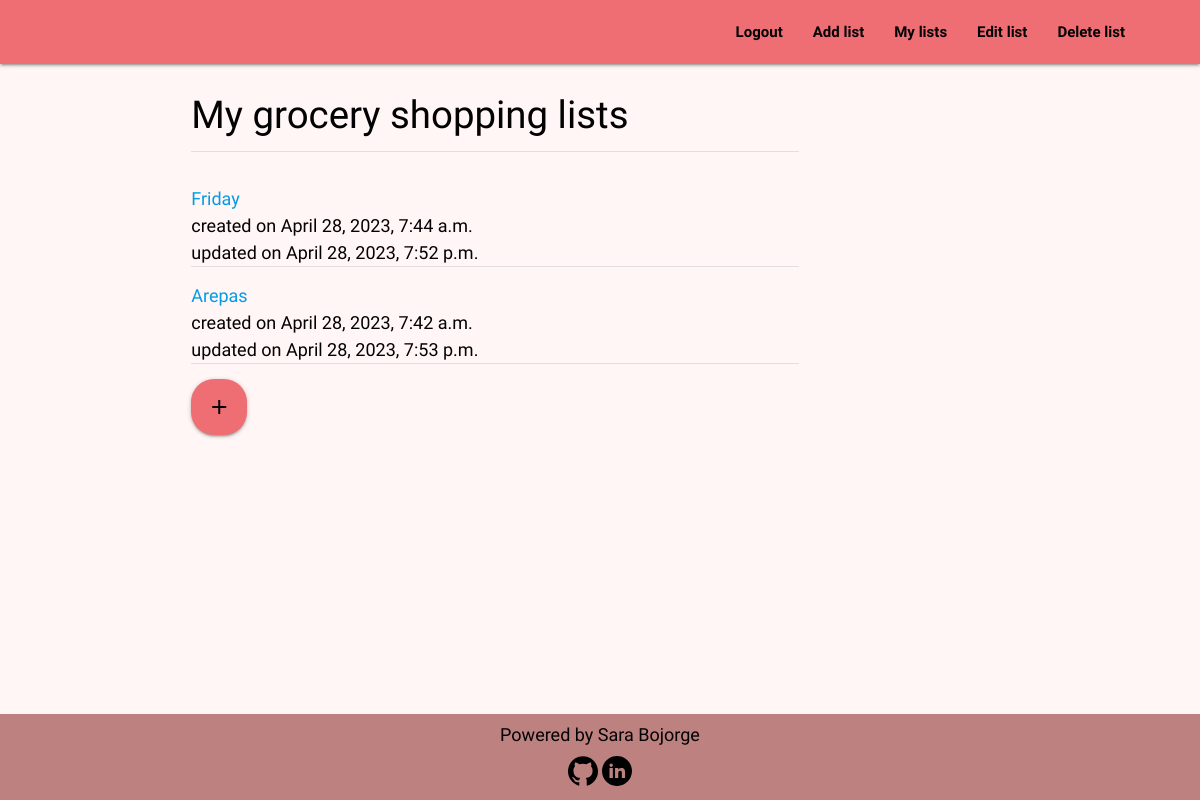
Before: /grocery_list/index/ (signed in) with the older database file.
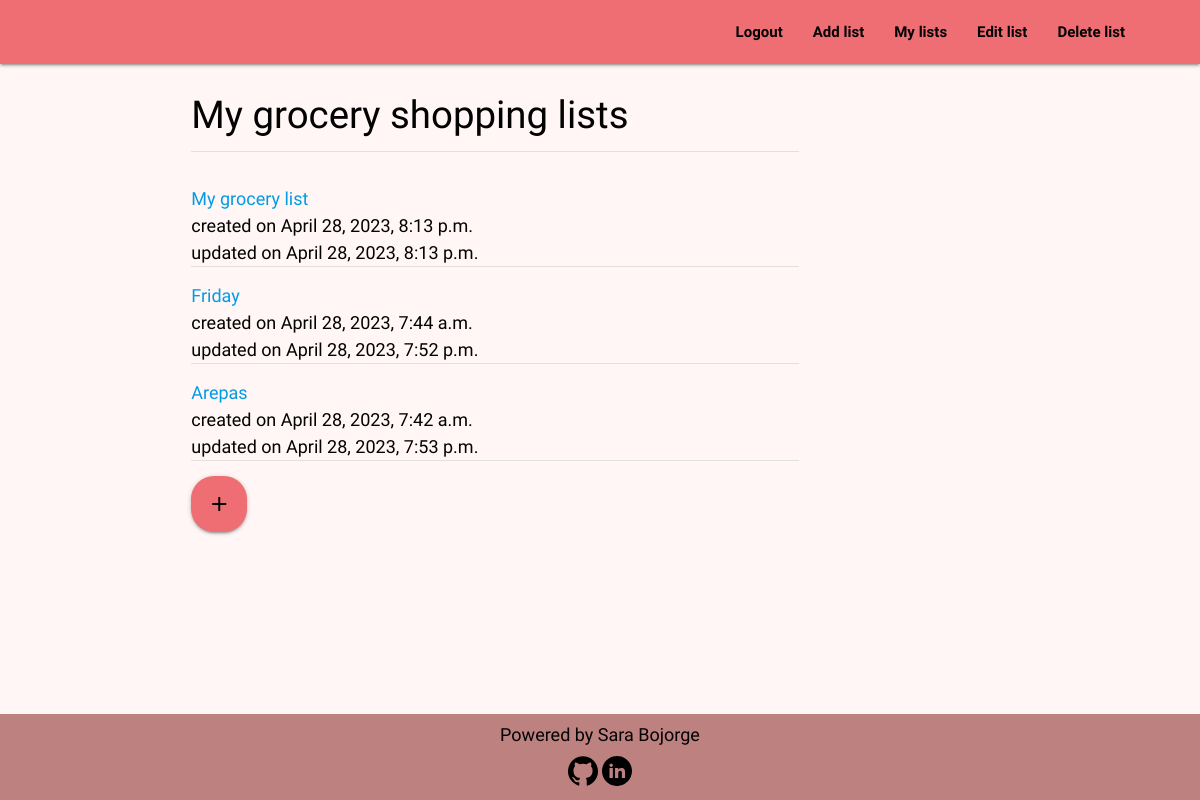
After: the same page with the newer database file.
### grocery_list/models.py (models this page shows, shortened)
class Grocery(models.Model):
    name = models.CharField(max_length=500, default='My grocery list')
    user = models.ForeignKey(User, on_delete=models.CASCADE,
                             related_name='grocery_owner')
    created_on = models.DateTimeField(auto_now_add=True)
    updated_on = models.DateTimeField(auto_now=True)
    item = RichTextField(max_length=10000, null=False, blank=False)
    class Meta:
        ordering = ['-created_on']

### grocery_list/views.py (the view)
# urls.py: path('index/', Index.as_view(), name='index'),
class Index(LoginRequiredMixin, ListView):
    model = Grocery
    template_name = 'grocery_list/index.html'
    context_object_name = 'grocerys'
    def get_queryset(self, **kwargs):
        grocerys = self.model.objects.filter(user=self.request.user)
        return grocerys

### grocery_list/templates/grocery_list/index.html (shortened to what this page needs)
{% extends 'base.html' %}
{% block content %}
<div class="container row">
    <div class="col s12 m8 l9">
        <h1>My grocery shopping lists</h1>
            {% for grocery in grocerys %}
            <div class="divider"></div>
            <div class="section">
                <ul>
                    <a href="{% url 'display_item' grocery.id %}" aria-label="Click to display the items within this list">
                        <li>{{ grocery.name }}</li>
                    </a>
                    <li>created on {{ grocery.created_on }}</li>
                    <li>updated on {{ grocery.updated_on }}</li>
                    {% empty %}
                    <p>You don't have any list</p>
                </ul>
                {% endfor %}
                <div class="divider"></div>
                <div class="section">
                <a href="{% url 'add_list' %}" class="btn-floating btn-large waves-effect"><i
                    class="material-icons">add</i></a>
            </div>
        </div>
    </div>
    {% endblock  %}

### templates/base.html (shortened to what this page needs)
{% load static %}
<!DOCTYPE html>
<html lang="en">
<head>
    {% block materialize_css %}
    <link rel="stylesheet" href="https://cdnjs.cloudflare.com/ajax/libs/materialize/1.0.0/css/materialize.min.css">
    {% endblock %}
    <link rel="stylesheet" href="{% static '/css/style.css' %}">
</head>
<body>
    {% include 'includes/header.html' %}
    <main>
        {% block content %}
        {% endblock %}
    </main>
    {% include 'includes/footer.html' %}
</body>
</html>

### templates/includes/header.html (shortened to what this page needs)
{% load static %}
<header>
    <nav>
        <div class="nav-wrapper">
            <ul class="right hide-on-med-and-down">
                {% if request.user.is_authenticated %}
                <li><a href="{% url 'account_logout' %}">Logout</a></li>
                <li><a href="{% url 'add_list' %}">Add list</a></li>
                <li><a href="{% url 'index' %}">My lists</a></li>
                <li><a href="#">Edit list</a></li>
                <li><a href="#">Delete list</a></li>
                {% else %}
                <li><a href="{% url 'landing' %}">Home</a></li>
                <li><a href="{% url 'add_list' %}">Create list</a></li>
                <li><a href="{% url 'account_signup' %}" class="waves-effect btn">SIGN UP</a></li>
                <li><a href="{% url 'account_login' %}">Sign in</a></li>
                {% endif %}
            </ul>
        </div>
    </nav>
</header>

### templates/includes/footer.html
{% load static %}
<footer>
    <div>
        <p>Powered by Sara Bojorge</p>
    </div>
    <div class="social-links">
        <a href="https://github.com/sbojorge" target="_blank" rel="noopener"
            aria-label="Follow me on Github (opens in new tab)">
            <img src="{% static '/icons/github-icon.svg' %}" alt="Github icon">
        </a>
        <a href="https://www.linkedin.com/in/sara-bojorge-66343715b/" target="_blank" rel="noopener"
            aria-label="Follow me on Linkedin (opens in new tab)">
            <img src="{% static '/icons/linkedin-round-icon.svg' %}" alt="Linkedin icon">
        </a>
    </div>
</footer>

### static/css/style.css (style rules this page uses)
* { box-sizing: border-box; }
html { height: 100%; }
body { font-family: 'Raleway', sans-serif; color: #030203; font-size: 1.2rem; height: 100%; display: flex; flex-direction: column; background-color: #fff6f5; }
h1,h2,h3,h4,h5,h6 { font-family: 'Homemade Apple', cursive; color: #030203; padding: 1rem 0; margin: auto; }
h1 { font-size: 2.56rem; }
.nav-wrapper, nav ul a, i.material-icons, .waves-effect { color: #030203; }
.nav-wrapper { padding-right: 4rem; }
nav ul a { font-weight: bold; }
main { flex: 1 0 auto; }
.waves-effect { background-color: #8c9f38; border-radius: 23px; font-family: 'Raleway', sans-serif; font-weight: bold; }
p { padding: 0.5rem 0; margin: auto; }
.row { margin-top: 1rem; margin-bottom: 0; }
footer { background-color: #BD8180; display: flex; flex-direction: column; justify-content: center; align-items: center; }
footer p { margin: 0; padding: 0.5rem 0; }
.social-links { padding-bottom: 0.5rem; }
.social-links img { height: 2rem; width: 2rem; }
.btn-floating { background-color: #ee6e73; }

Changed rows visible on the page:
added Grocery: name "My grocery list", created_on "April 28, 2023, 8:13 p.m.", updated_on "April 28, 2023, 8:13 p.m."
